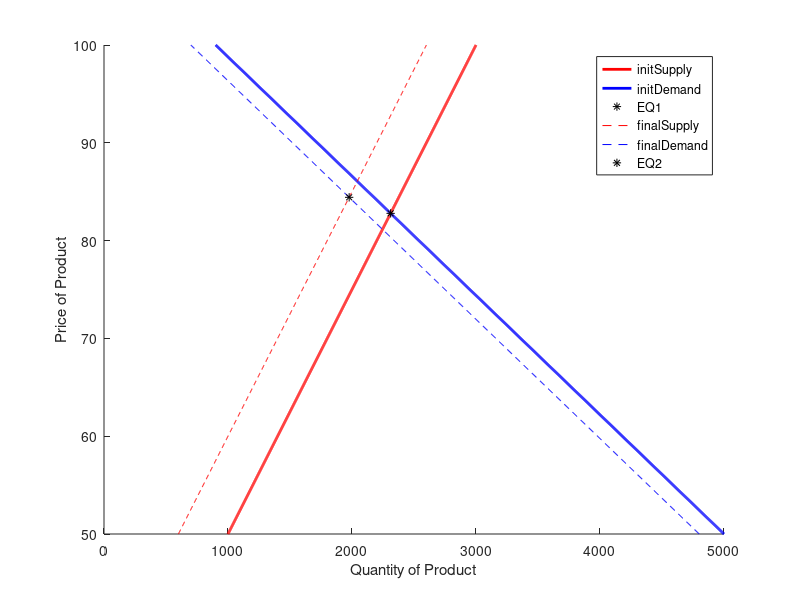

Write MATLAB code to recreate this figure.
priceMin = 50;
priceMax = 100;
initSupplyMin = 1000;
initSupplyMax = 3000;
initDemandMin = 5000;
initDemandMax = 900;

N = 1000;
price = linspace(priceMin, priceMax, N);
initSupply = linspace(initSupplyMin, initSupplyMax, N);
initDemand = linspace(initDemandMin, initDemandMax, N);

supplyShift = -400;
demandShift = -200;

S1 = initSupply + supplyShift;
D1 = initDemand + demandShift;


lineWidth = 2;
initSupplyColor = "r";
initDemandColor = "b";
supplyColor = "r--";
demandColor = "b--";

intersection = find(initSupply == initDemand);
slopeS1 =  (price(end) - price(1)) / (initSupply(end) - initSupply(1));
slopeS2 = (price(end) - price(1)) / (S1(end) - S1(1));
slopeD1 = (price(end) - price(1)) / (initDemand(end) - initDemand(1));
slopeD2 = (price(end) - price(1)) / (D1(end) - D1(1));
EQ1 = (slopeS1*initSupplyMin - slopeD1*initDemandMin) / (slopeS1 - slopeD1);
priceEQ1 = priceMin + slopeS1*(EQ1 - initSupplyMin);
EQ2 = (slopeS2*S1(1) - slopeD2*D1(1)) / (slopeS2 - slopeD2);
priceEQ2 = priceMin + slopeS2*(EQ2 - S1(1));
disp(EQ1);
disp(EQ2);
disp(priceEQ1);
disp(priceEQ2);

hold on
xlabel("Quantity of Product");
ylabel("Price of Product");
plot(initSupply, price, initSupplyColor, "LineWidth", lineWidth, "DisplayName", "initSupply");
plot(initDemand, price, initDemandColor, "LineWidth", lineWidth, "DisplayName", "initDemand");
plot(EQ1, priceEQ1,'k*',"DisplayName", "EQ1");
 
plot(S1, price, supplyColor, "DisplayName", "finalSupply");
plot(D1, price, demandColor, "DisplayName", "finalDemand");
plot(EQ2, priceEQ2,'k*',"DisplayName", "EQ2");
 
legend;
hold off